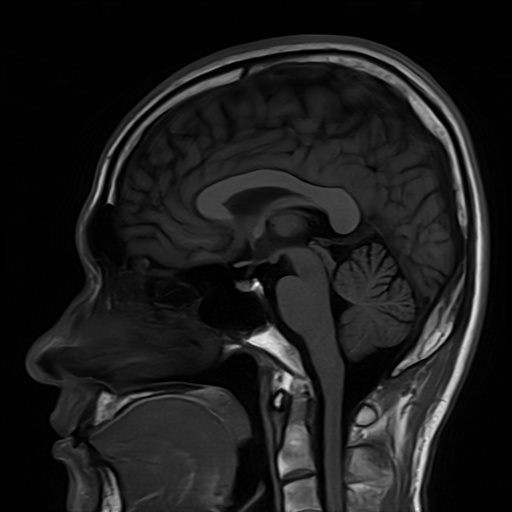
#> input picture Experiment_08/Inputs/images/Brain_MRI.png, 512 x 512 px, found by its file name
$ python task_9_4_morphological_boundaries.py
#> lines starting #> are read from the running program, lines starting #| are printed output that depends on the picture; after the words box and inside, x2 and y2 are one past the last pixel; in counts of white or black regions, pixels touching at a corner belong together
"""
Experiment 09 - Task 9.4: Morphological Boundary Extraction & Gradient Thickness Control
Extracts Internal, External, and Symmetrical Morphological Gradients on Brain MRI tumor mask,
overlaying contours on original anatomical grayscale imaging.
"""
import os
import cv2
import numpy as np
import pandas as pd
import matplotlib.pyplot as plt

def run_task_9_4():
    base_dir = os.path.dirname(os.path.dirname(os.path.abspath(__file__)))
    img_path = os.path.join(base_dir, "Inputs", "images", "Brain_MRI.png")
    out_dir = os.path.join(base_dir, "Outputs", "Python")
    tab_dir = os.path.join(base_dir, "Tables")
    os.makedirs(out_dir, exist_ok=True)
    os.makedirs(tab_dir, exist_ok=True)

    mri = cv2.imread(img_path, cv2.IMREAD_GRAYSCALE)
#> mri is the input picture: shape (512, 512); min 0, max 254, mean 27.9
    if mri is None:
        raise FileNotFoundError(f"Brain MRI not found at {img_path}")
    if mri.shape != (512, 512):
        mri = cv2.resize(mri, (512, 512))

    # Clean tumor mask
    _, raw = cv2.threshold(mri, 175, 255, cv2.THRESH_BINARY)
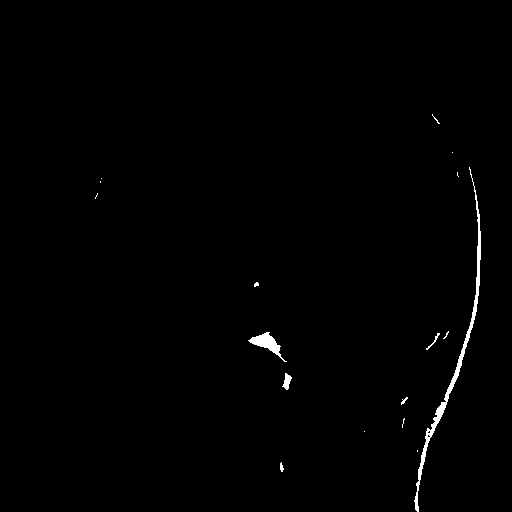
#> raw: shape (512, 512); 0.71% white; 17 white regions (11 under 20 px), largest, box (x1, y1, x2, y2) and area: (414, 167, 481, 512) 1235, (248, 332, 287, 362) 372, (282, 373, 292, 390) 91, (426, 333, 440, 350) 40, (280, 462, 284, 472) 26, (401, 397, 408, 405) 23
    se3 = cv2.getStructuringElement(cv2.MORPH_ELLIPSE, (3, 3))
    clean_tumor = cv2.morphologyEx(cv2.morphologyEx(raw, cv2.MORPH_CLOSE, se3), cv2.MORPH_OPEN, se3)
#> clean_tumor: shape (512, 512); 0.64% white; 11 white regions (5 under 20 px), largest, box (x1, y1, x2, y2) and area: (416, 230, 481, 487) 1062, (249, 332, 281, 357) 358, (283, 373, 292, 390) 89, (414, 495, 419, 512) 53, (477, 213, 480, 223) 22, (280, 464, 284, 471) 20

    # 1. Three Morphological Boundary Formulations
    # (a) Internal Boundary: A - (A (-) B)
    m_eroded = cv2.erode(clean_tumor, se3, iterations=1)
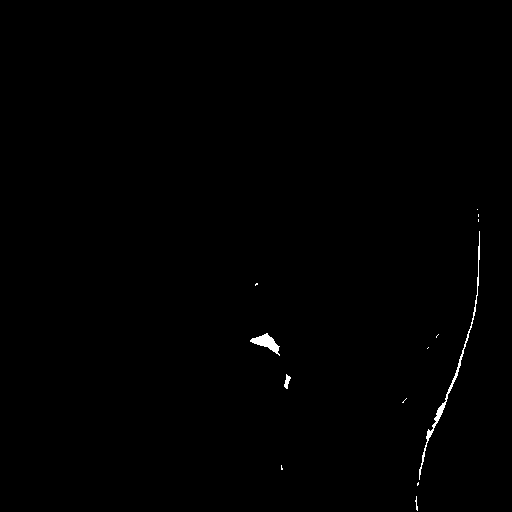
#> m_eroded: shape (512, 512); 0.36% white; 13 white regions (9 under 20 px), largest, box (x1, y1, x2, y2) and area: (419, 231, 480, 480) 541, (250, 333, 280, 356) 283, (284, 374, 291, 389) 55, (415, 496, 418, 511) 21
    b_internal = cv2.subtract(clean_tumor, m_eroded)
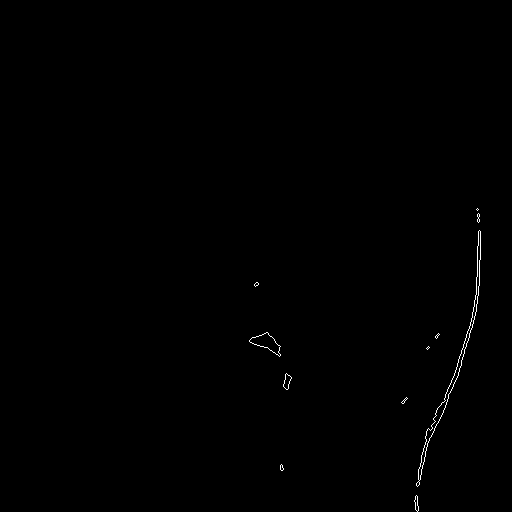
#> b_internal: shape (512, 512); 0.28% white in thin lines or dots, all inside (x1, y1, x2, y2) = (249, 208, 481, 512)

    # (b) External Boundary: (A (+) B) - A
    m_dilated = cv2.dilate(clean_tumor, se3, iterations=1)
#> m_dilated: shape (512, 512); 0.93% white; 10 white regions (1 under 20 px), largest, box (x1, y1, x2, y2) and area: (415, 229, 482, 488) 1583, (248, 331, 282, 358) 437, (282, 372, 293, 391) 127
    b_external = cv2.subtract(m_dilated, clean_tumor)
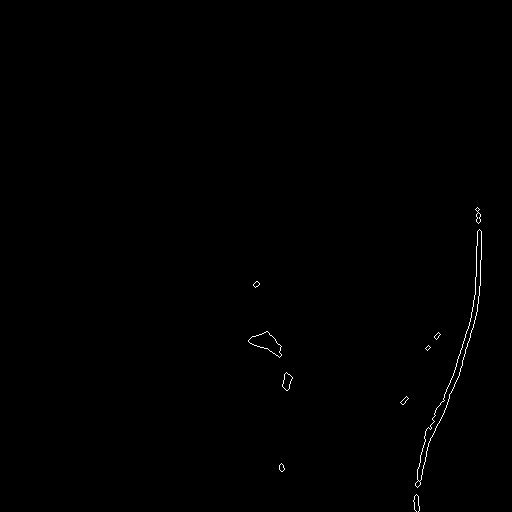
#> b_external: shape (512, 512); 0.3% white in thin lines or dots, all inside (x1, y1, x2, y2) = (248, 207, 482, 512)

    # (c) Symmetrical Morphological Gradient: (A (+) B) - (A (-) B)
    b_gradient = cv2.morphologyEx(clean_tumor, cv2.MORPH_GRADIENT, se3)
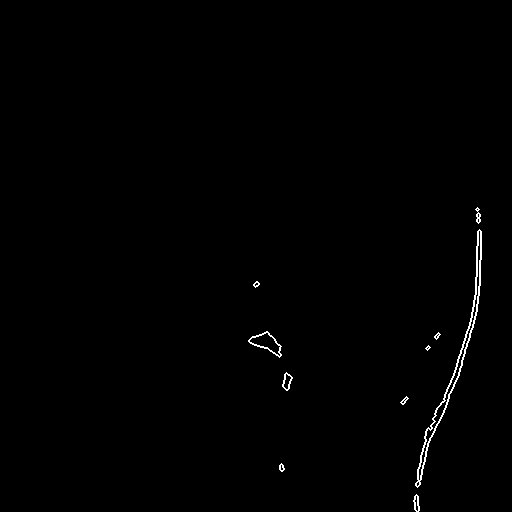
#> b_gradient: shape (512, 512); 0.57% white in thin lines or dots, all inside (x1, y1, x2, y2) = (248, 207, 482, 512)

    # Quantitative metrics
    p_int = int((b_internal > 0).sum())
#> p_int = 728
    p_ext = int((b_external > 0).sum())
#> p_ext = 775
    p_grad = int((b_gradient > 0).sum())
#> p_grad = 1503

    print("=" * 80)
    print("TASK 9.4: MORPHOLOGICAL BOUNDARY EXTRACTION BENCHMARK")
    print("=" * 80)
    print(f"{'Boundary Formulation':<32} | {'Perimeter (Pixels)':<20} | {'Theoretical Thickness'}")
    print("-" * 80)
    print(f"{'Internal Boundary: A - (A ⊖ B)':<32} | {p_int:<20d} | 1 Pixel Wide (Inside)")
#| Internal Boundary: A - (A ⊖ B)   | 728                  | 1 Pixel Wide (Inside)
    print(f"{'External Boundary: (A ⊕ B) - A':<32} | {p_ext:<20d} | 1 Pixel Wide (Outside)")
#| External Boundary: (A ⊕ B) - A   | 775                  | 1 Pixel Wide (Outside)
    print(f"{'Symmetrical Gradient: (A ⊕ B) - (A ⊖ B)':<32} | {p_grad:<20d} | 2 Pixels Wide (Centered)")
#| Symmetrical Gradient: (A ⊕ B) - (A ⊖ B) | 1503                 | 2 Pixels Wide (Centered)

    records = [
        {"Formulation": "Internal Boundary: A - (A ⊖ B)", "Perimeter_Pixels": p_int, "Thickness_Pixels": 1, "Location": "Inside true boundary"},
        {"Formulation": "External Boundary: (A ⊕ B) - A", "Perimeter_Pixels": p_ext, "Thickness_Pixels": 1, "Location": "Outside true boundary"},
        {"Formulation": "Symmetrical Gradient: (A ⊕ B) - (A ⊖ B)", "Perimeter_Pixels": p_grad, "Thickness_Pixels": 2, "Location": "Straddles true boundary"}
    ]
    df = pd.DataFrame(records)
#> df = table of 3 rows and 4 columns
    csv_path = os.path.join(tab_dir, "exp09_task_9_4_boundary_metrics.csv")
    df.to_csv(csv_path, index=False)
    print(f"\n[SAVED] Task 9.4 metrics to: {csv_path}")

    # Color overlay on original MRI
    # Convert grayscale MRI to RGB
    mri_rgb = cv2.cvtColor(mri, cv2.COLOR_GRAY2RGB)
    overlay_all = mri_rgb.copy()

    # Overlay colors:
    # Internal: Cyan [0, 255, 255]
    # External: Magenta [255, 0, 255]
    # Symmetrical: Yellow [255, 255, 0]
    overlay_all[b_internal > 0] = [0, 240, 255]   # Cyan
    overlay_all[b_external > 0] = [255, 50, 150]  # Magenta/Coral
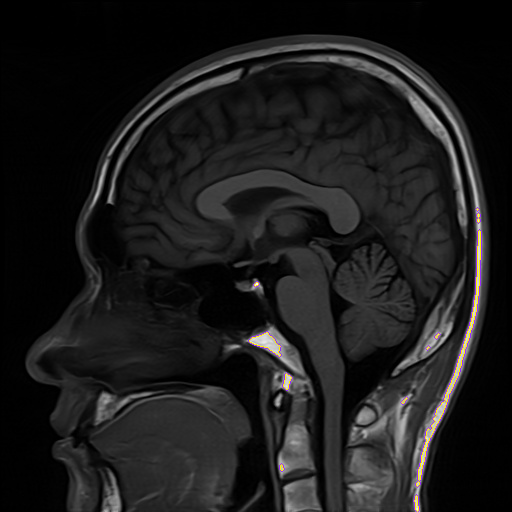
#> overlay_all: shape (512, 512, 3); mean B, G, R 27.6, 27.7, 28

    fig, axes = plt.subplots(2, 2, figsize=(12, 12))
    fig.patch.set_facecolor("#FFFFFF")

    axes[0, 0].imshow(clean_tumor, cmap="gray")
    axes[0, 0].set_title("Input Solid Tumor Mask A", fontsize=11, fontweight="bold", pad=6)
    axes[0, 0].axis("off")

    axes[0, 1].imshow(b_gradient, cmap="hot")
    axes[0, 1].set_title(f"Symmetrical Morphological Gradient\n(Thickness = 2 px, Area = {p_grad} px)", fontsize=11, fontweight="bold", pad=6)
    axes[0, 1].axis("off")

    # Zoomed ROI: [150:350, 150:350]
    r_z = slice(150, 350)
    c_z = slice(150, 350)

    axes[1, 0].imshow(overlay_all)
    axes[1, 0].set_title("Clinical Overlay: Internal (Cyan) vs External (Magenta)", fontsize=11, fontweight="bold", pad=6)
    axes[1, 0].axis("off")

    axes[1, 1].imshow(overlay_all[r_z, c_z])
    axes[1, 1].set_title("High-Magnification Anatomical Zoom (200x200 Crop)\nShows 1-Pixel Inward vs Outward Separation", fontsize=11, fontweight="bold", pad=6)
    axes[1, 1].axis("off")

    plt.suptitle("Task 9.4: Morphological Boundary Extraction & Anatomical Contour Delineation", fontsize=13, fontweight="bold", y=0.98)
    plt.tight_layout()
    fig_path = os.path.join(out_dir, "exp09_task_9_4_boundary_extraction.png")
    plt.savefig(fig_path, dpi=300, bbox_inches="tight")
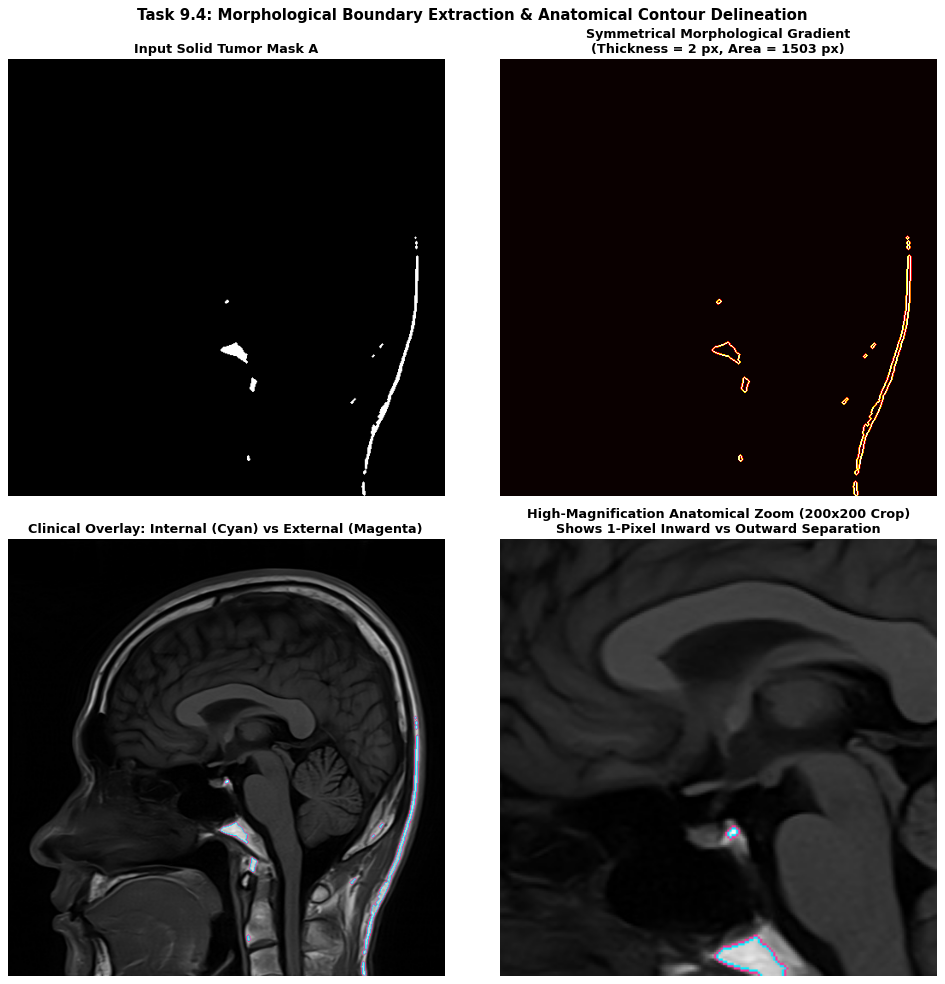
#> figure drawn by matplotlib, 4 panels; B, G, R data is drawn as R, G, B
    plt.close()
    print(f"[SAVED] Task 9.4 figure to: {fig_path}")

    return df

if __name__ == "__main__":
    run_task_9_4()

$ run again, with Experiment_08/Inputs/images/Lung-HR-contrast.png copied over Experiment_08/Inputs/images/Brain_MRI.png
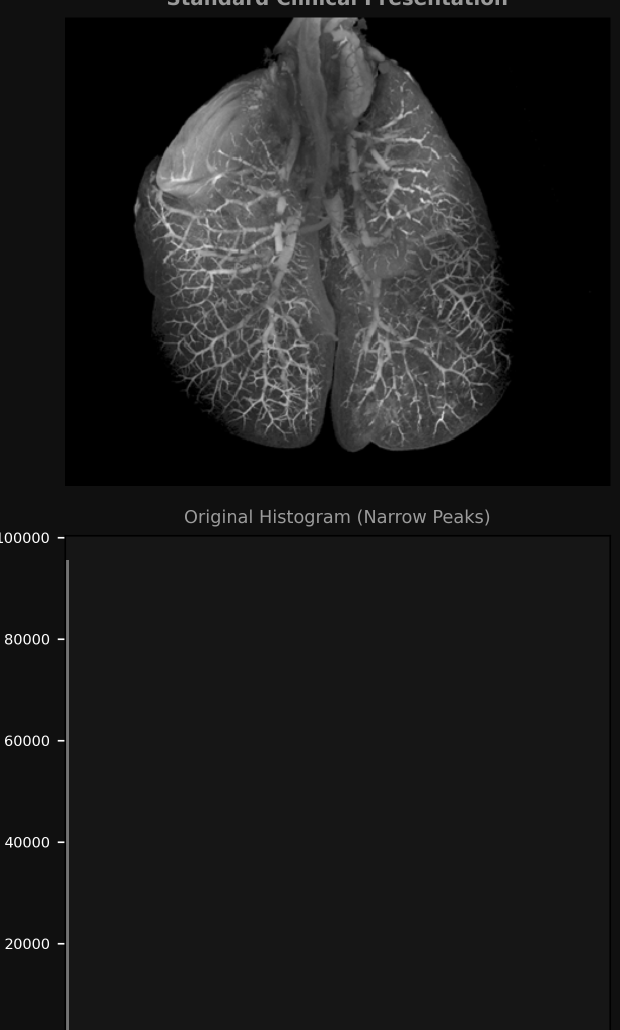
#> input picture Experiment_08/Inputs/images/Lung-HR-contrast.png, 1240 x 2060 px, found by its file name (shown at 1/2 size)
#> in run_task_9_4, mri is the input picture: shape (2060, 1240); min 0, max 255, mean 28.9
#> mri: shape (512, 512)
#> in run_task_9_4, `_, raw = cv2.threshold(mri, 175, 255, cv2.THRESH_BINARY)`:
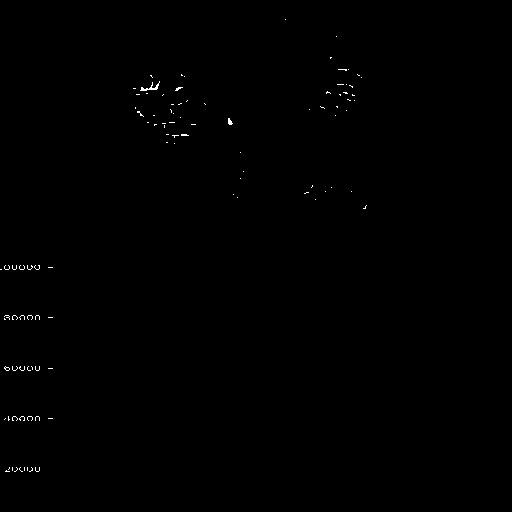
#> raw: shape (512, 512); 0.23% white in thin lines or dots, all inside (x1, y1, x2, y2) = (0, 19, 367, 472)
#> clean_tumor: shape (512, 512); 0.04% white in thin lines or dots, all inside (x1, y1, x2, y2) = (4, 84, 233, 371)
#> m_eroded: shape (512, 512); 0.01% white in thin lines or dots, all inside (x1, y1, x2, y2) = (5, 85, 232, 370)
#> m_dilated: shape (512, 512); 0.08% white; 6 white regions (2 under 20 px), largest, box (x1, y1, x2, y2) and area: (140, 83, 160, 92) 84, (227, 118, 234, 126) 36, (3, 365, 11, 372) 36, (3, 314, 11, 321) 34
#> b_external: shape (512, 512); 0.04% white in thin lines or dots, all inside (x1, y1, x2, y2) = (3, 83, 234, 372)
#> p_int = 76
#> p_ext = 108
#> p_grad = 184
#| Internal Boundary: A - (A ⊖ B)   | 76                   | 1 Pixel Wide (Inside)
#| External Boundary: (A ⊕ B) - A   | 108                  | 1 Pixel Wide (Outside)
#| Symmetrical Gradient: (A ⊕ B) - (A ⊖ B) | 184                  | 2 Pixels Wide (Centered)
#> df = table of 3 rows and 4 columns
#> in run_task_9_4, `plt.savefig(fig_path, dpi=300, bbox_inches="tight")`:
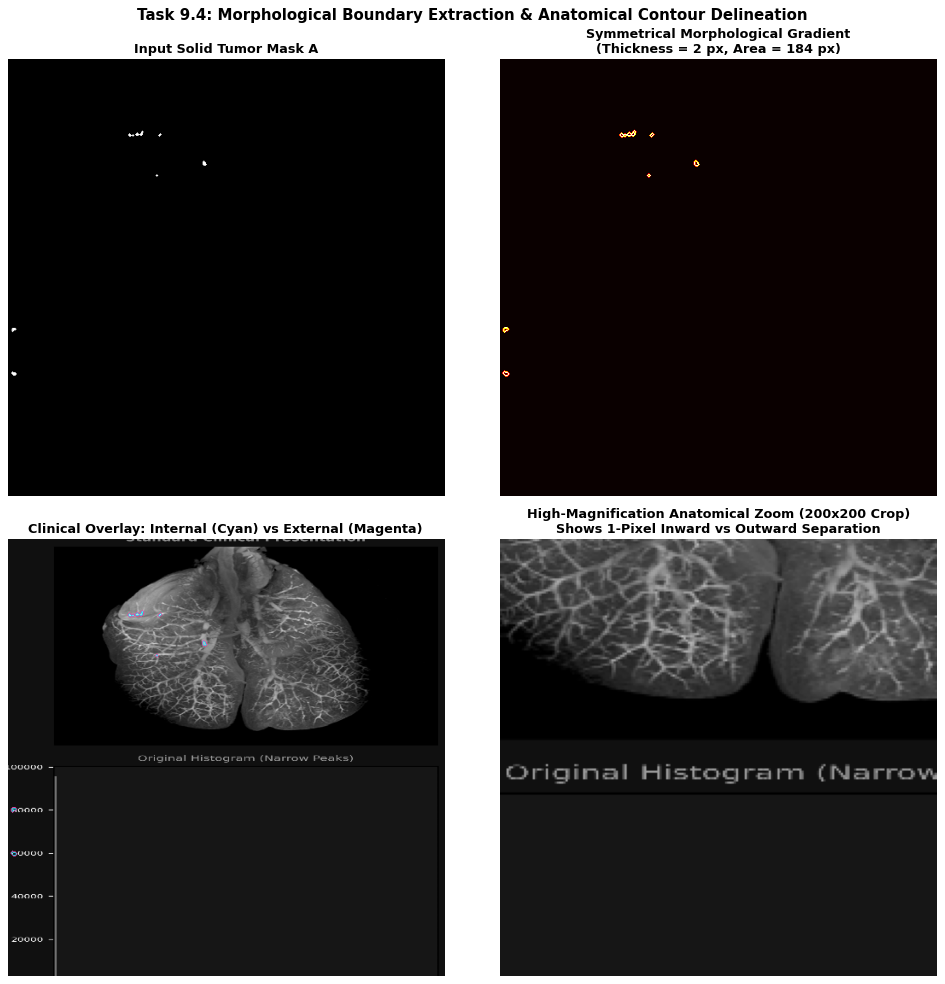
#> figure drawn by matplotlib, 4 panels; B, G, R data is drawn as R, G, B
